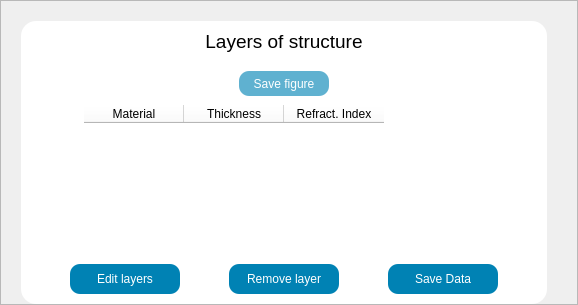
            <widget class="QFrame" name="graphics_frame_4">
             <property name="sizePolicy">
              <sizepolicy hsizetype="Expanding" vsizetype="Preferred">
               <horstretch>0</horstretch>
               <verstretch>0</verstretch>
              </sizepolicy>
             </property>
             <property name="styleSheet">
              <string notr="true"/>
             </property>
             <property name="frameShape">
              <enum>QFrame::StyledPanel</enum>
             </property>
             <property name="frameShadow">
              <enum>QFrame::Raised</enum>
             </property>
             <layout class="QVBoxLayout" name="verticalLayout_55">
              <property name="spacing">
               <number>5</number>
              </property>
              <property name="leftMargin">
               <number>20</number>
              </property>
              <property name="topMargin">
               <number>20</number>
              </property>
              <property name="rightMargin">
               <number>30</number>
              </property>
              <property name="bottomMargin">
               <number>0</number>
              </property>
              <item>
               <widget class="QFrame" name="grafico1_7">
                <property name="styleSheet">
                 <string notr="true">background-color: rgb(255, 255, 255);
border-radius:15px;</string>
                </property>
                <property name="frameShape">
                 <enum>QFrame::StyledPanel</enum>
                </property>
                <property name="frameShadow">
                 <enum>QFrame::Raised</enum>
                </property>
                <layout class="QVBoxLayout" name="verticalLayout_56">
                 <property name="spacing">
                  <number>9</number>
                 </property>
                 <property name="leftMargin">
                  <number>9</number>
                 </property>
                 <property name="rightMargin">
                  <number>9</number>
                 </property>
                 <property name="bottomMargin">
                  <number>10</number>
                 </property>
                 <item>
                  <widget class="QLabel" name="title_graphs_fiber_4">
                   <property name="font">
                    <font>
                     <family>Ubuntu</family>
                     <pointsize>14</pointsize>
                     <weight>62</weight>
                     <italic>false</italic>
                     <bold>true</bold>
                    </font>
                   </property>
                   <property name="styleSheet">
                    <string notr="true">background: transparent;
font: 500 14pt &quot;Ubuntu&quot;;</string>
                   </property>
                   <property name="text">
                    <string>&lt;html&gt;&lt;head/&gt;&lt;body&gt;&lt;p&gt;&lt;span style=&quot; font-family:'inherit';&quot;&gt;Layers of structure&lt;/span&gt;&lt;/p&gt;&lt;/body&gt;&lt;/html&gt;</string>
                   </property>
                   <property name="alignment">
                    <set>Qt::AlignCenter</set>
                   </property>
                  </widget>
                 </item>
                 <item>
                  <widget class="QFrame" name="frame">
                   <property name="sizePolicy">
                    <sizepolicy hsizetype="Expanding" vsizetype="Expanding">
                     <horstretch>0</horstretch>
                     <verstretch>0</verstretch>
                    </sizepolicy>
                   </property>
                   <property name="styleSheet">
                    <string notr="true">border-style: outset;
border-color: rgb(53, 132, 228);
border-width: 2px;
border-radius:20px;</string>
                   </property>
                   <property name="frameShape">
                    <enum>QFrame::StyledPanel</enum>
                   </property>
                   <property name="frameShadow">
                    <enum>QFrame::Raised</enum>
                   </property>
                  </widget>
                 </item>
                 <item>
                  <layout class="QHBoxLayout" name="horizontalLayout_91">
                   <property name="spacing">
                    <number>0</number>
                   </property>
                   <item>
                    <spacer name="horizontalSpacer_215">
                     <property name="orientation">
                      <enum>Qt::Horizontal</enum>
                     </property>
                     <property name="sizeHint" stdset="0">
                      <size>
                       <width>14</width>
                       <height>17</height>
                      </size>
                     </property>
                    </spacer>
                   </item>
                   <item>
                    <widget class="QPushButton" name="btn_save_graph_7">
                     <property name="minimumSize">
                      <size>
                       <width>90</width>
                       <height>25</height>
                      </size>
                     </property>
                     <property name="maximumSize">
                      <size>
                       <width>120</width>
                       <height>25</height>
                      </size>
                     </property>
                     <property name="styleSheet">
                      <string notr="true">QPushButton{
font: 400 11pt &quot;Ubuntu&quot;;
	color: rgb(255, 255,255);
	background-color: rgba(0, 130, 180,160);
	border-color: rgba(0, 100, 130,160);
	border-width: 2px;
	border-radius:10px;
}

QPushButton:hover{
	background-color: rgb(0, 130, 180);
	width: 40;
	height: 35;
}</string>
                     </property>
                     <property name="text">
                      <string>Save figure</string>
                     </property>
                    </widget>
                   </item>
                   <item>
                    <spacer name="horizontalSpacer_217">
                     <property name="orientation">
                      <enum>Qt::Horizontal</enum>
                     </property>
                     <property name="sizeHint" stdset="0">
                      <size>
                       <width>14</width>
                       <height>17</height>
                      </size>
                     </property>
                    </spacer>
                   </item>
                  </layout>
                 </item>
                 <item alignment="Qt::AlignHCenter|Qt::AlignVCenter">
                  <widget class="QTableWidget" name="tableWidget_fiber_4">
                   <property name="sizePolicy">
                    <sizepolicy hsizetype="Expanding" vsizetype="Fixed">
                     <horstretch>0</horstretch>
                     <verstretch>0</verstretch>
                    </sizepolicy>
                   </property>
                   <property name="minimumSize">
                    <size>
                     <width>400</width>
                     <height>150</height>
                    </size>
                   </property>
                   <property name="maximumSize">
                    <size>
                     <width>16777215</width>
                     <height>150</height>
                    </size>
                   </property>
                   <property name="styleSheet">
                    <string notr="true">font: 700 10pt &quot;Ubuntu&quot;;</string>
                   </property>
                   <property name="sizeAdjustPolicy">
                    <enum>QAbstractScrollArea::AdjustToContents</enum>
                   </property>
                   <property name="editTriggers">
                    <set>QAbstractItemView::NoEditTriggers</set>
                   </property>
                   <property name="verticalScrollMode">
                    <enum>QAbstractItemView::ScrollPerPixel</enum>
                   </property>
                   <property name="horizontalScrollMode">
                    <enum>QAbstractItemView::ScrollPerPixel</enum>
                   </property>
                   <property name="wordWrap">
                    <bool>true</bool>
                   </property>
                   <attribute name="horizontalHeaderStretchLastSection">
                    <bool>false</bool>
                   </attribute>
                   <column>
                    <property name="text">
                     <string>Material</string>
                    </property>
                   </column>
                   <column>
                    <property name="text">
                     <string>Thickness</string>
                    </property>
                   </column>
                   <column>
                    <property name="text">
                     <string>Refract. Index</string>
                    </property>
                   </column>
                  </widget>
                 </item>
                 <item>
                  <layout class="QHBoxLayout" name="horizontalLayout_92">
                   <item>
                    <spacer name="horizontalSpacer">
                     <property name="orientation">
                      <enum>Qt::Horizontal</enum>
                     </property>
                     <property name="sizeHint" stdset="0">
                      <size>
                       <width>40</width>
                       <height>20</height>
                      </size>
                     </property>
                    </spacer>
                   </item>
                   <item>
                    <widget class="QPushButton" name="btn_edit_layers_2">
                     <property name="sizePolicy">
                      <sizepolicy hsizetype="Minimum" vsizetype="Preferred">
                       <horstretch>0</horstretch>
                       <verstretch>0</verstretch>
                      </sizepolicy>
                     </property>
                     <property name="minimumSize">
                      <size>
                       <width>110</width>
                       <height>30</height>
                      </size>
                     </property>
                     <property name="styleSheet">
                      <string notr="true">QPushButton{
	font: 400 11pt &quot;Ubuntu&quot;;
	color: rgb(255, 255,255);
	background-color: rgb(0, 130, 180);
	border-color: rgb(0, 100, 130);
	border-width: 2px;
	border-radius:10px;
}

QPushButton:hover{
	background: rgb(0, 0, 255);
	width: 40;
	height: 35;
}</string>
                     </property>
                     <property name="text">
                      <string>Edit layers</string>
                     </property>
                    </widget>
                   </item>
                   <item>
                    <spacer name="horizontalSpacer_218">
                     <property name="orientation">
                      <enum>Qt::Horizontal</enum>
                     </property>
                     <property name="sizeHint" stdset="0">
                      <size>
                       <width>40</width>
                       <height>20</height>
                      </size>
                     </property>
                    </spacer>
                   </item>
                   <item>
                    <widget class="QPushButton" name="btn_edit_layers">
                     <property name="sizePolicy">
                      <sizepolicy hsizetype="Minimum" vsizetype="Preferred">
                       <horstretch>0</horstretch>
                       <verstretch>0</verstretch>
                      </sizepolicy>
                     </property>
                     <property name="minimumSize">
                      <size>
                       <width>110</width>
                       <height>30</height>
                      </size>
                     </property>
                     <property name="styleSheet">
                      <string notr="true">QPushButton{
	font: 400 11pt &quot;Ubuntu&quot;;
	color: rgb(255, 255,255);
	background-color: rgb(0, 130, 180);
	border-color: rgb(0, 100, 130);
	border-width: 2px;
	border-radius:10px;
}

QPushButton:hover{
	background-color: rgb(200, 200, 70);
	border-color: rgb(0, 120, 40);
	width: 40;
	height: 35;
}</string>
                     </property>
                     <property name="text">
                      <string>Remove layer</string>
                     </property>
                    </widget>
                   </item>
                   <item>
                    <spacer name="horizontalSpacer_219">
                     <property name="orientation">
                      <enum>Qt::Horizontal</enum>
                     </property>
                     <property name="sizeType">
                      <enum>QSizePolicy::Preferred</enum>
                     </property>
                     <property name="sizeHint" stdset="0">
                      <size>
                       <width>40</width>
                       <height>20</height>
                      </size>
                     </property>
                    </spacer>
                   </item>
                   <item>
                    <widget class="QPushButton" name="btn_save_table">
                     <property name="sizePolicy">
                      <sizepolicy hsizetype="Minimum" vsizetype="Preferred">
                       <horstretch>0</horstretch>
                       <verstretch>0</verstretch>
                      </sizepolicy>
                     </property>
                     <property name="minimumSize">
                      <size>
                       <width>110</width>
                       <height>30</height>
                      </size>
                     </property>
                     <property name="styleSheet">
                      <string notr="true">QPushButton{
	font: 400 11pt &quot;Ubuntu&quot;;
	color: rgb(255, 255,255);
	background-color: rgb(0, 130, 180);
	border-color: rgb(0, 100, 130);
	border-width: 2px;
	border-radius:10px;
}

QPushButton:hover{
	background-color: rgb(00, 140, 70);
	border-color: rgb(0, 120, 40);
	width: 40;
	height: 35;
}</string>
                     </property>
                     <property name="text">
                      <string>Save Data</string>
                     </property>
                    </widget>
                   </item>
                   <item>
                    <spacer name="horizontalSpacer_220">
                     <property name="orientation">
                      <enum>Qt::Horizontal</enum>
                     </property>
                     <property name="sizeHint" stdset="0">
                      <size>
                       <width>40</width>
                       <height>20</height>
                      </size>
                     </property>
                    </spacer>
                   </item>
                  </layout>
                 </item>
                </layout>
               </widget>
              </item>
             </layout>
            </widget>
